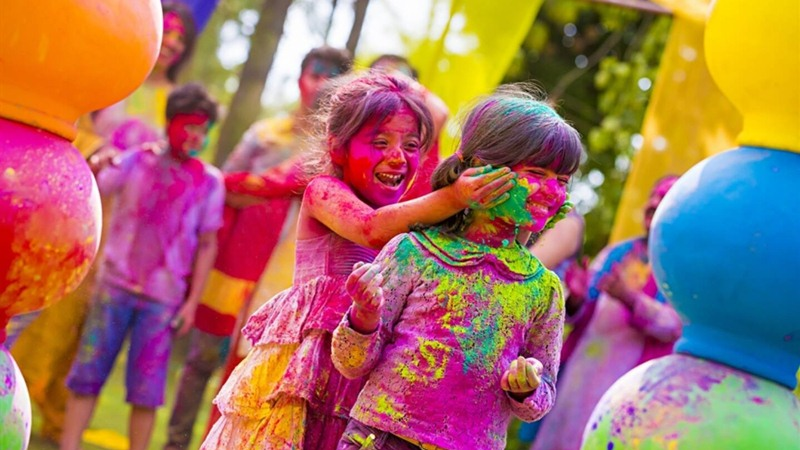
#> input picture Projects/HBD - 22616 - Programming with Python/Project Files/sample/holi.jpg, 800 x 450 px
$ python -i edge_detect.py   (imports and definitions only)
#> lines starting #> are read from the running program, lines starting #| are printed output that depends on the picture
#> further down, picture is the input picture: shape (450, 800, 3); mean B, G, R 98.4, 112.7, 164.9
import numpy as npy
import cv2 as open_cv
import greetings_msg as msg
import img_import_n_export as __img__

def sobel_horizontal_edge_detect_algo(Image_Raw_Data):
    return open_cv.Sobel(Image_Raw_Data,open_cv.CV_64F,0,1)
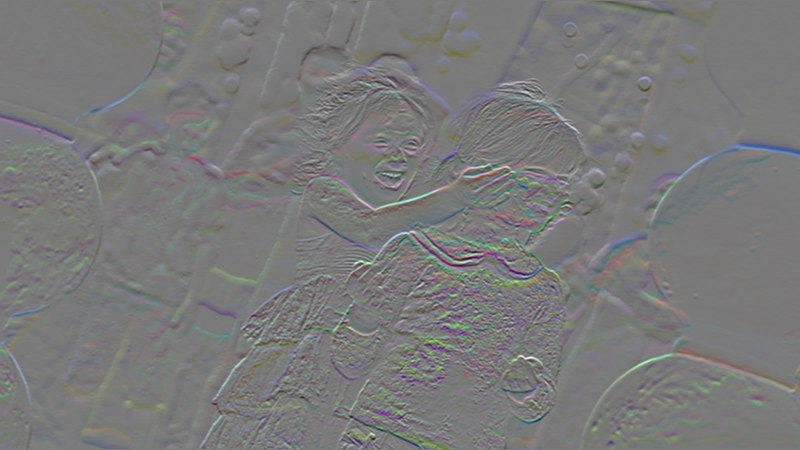
#> returned value: shape (450, 800, 3) float64; mean of channels 0, 1, 2 -0.2, -0.8, -0.9; drawn with min black and max white

def sobel_vertical_edge_detect_algo(Image_Raw_Data):
    return open_cv.Sobel(Image_Raw_Data,open_cv.CV_64F,1,0)
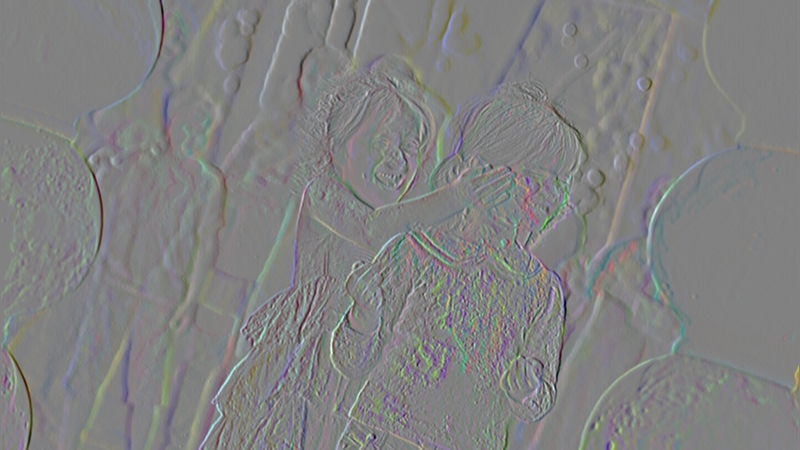
#> returned value: shape (450, 800, 3) float64; mean of channels 0, 1, 2 0.4, 0.7, -0.9; drawn with min black and max white

def sobel_bothaxis_bitws_or_edge_detect_algo(Image_Raw_Data):
    return open_cv.bitwise_or(sobel_horizontal_edge_detect_algo(Image_Raw_Data),
        sobel_vertical_edge_detect_algo(Image_Raw_Data))
#> returned value: shape (450, 800, 3) float64; 6.99% of the values are NaN or infinite; the others: min -124672, max 130944, mean -62.37

def sobel_bothaxis_bitws_and_edge_detect_algo(Image_Raw_Data):
    return open_cv.bitwise_and(sobel_horizontal_edge_detect_algo(Image_Raw_Data),
        sobel_vertical_edge_detect_algo(Image_Raw_Data))

def sobel_bothaxis_bitws_xor_edge_detect_algo(Image_Raw_Data):
    return open_cv.bitwise_xor(sobel_horizontal_edge_detect_algo(Image_Raw_Data),
        sobel_vertical_edge_detect_algo(Image_Raw_Data))

def sobel_bothaxis_bitws_not_edge_detect_algo(Image_Raw_Data):
    return open_cv.bitwise_not(sobel_horizontal_edge_detect_algo(Image_Raw_Data),
        sobel_vertical_edge_detect_algo(Image_Raw_Data))

def laplacian_edge_detect_algo(Image_Raw_Data):
    return open_cv.Laplacian(Image_Raw_Data,open_cv.CV_64F)

def canny_edge_detect_algo(Image_Raw_Data,Threshold1,Threshold2):
    return open_cv.Canny(Image_Raw_Data,Threshold1,Threshold2)

>>> import cv2
>>> picture = cv2.imread('../sample/holi.jpg')
>>> result = sobel_bothaxis_bitws_or_edge_detect_algo(picture)
